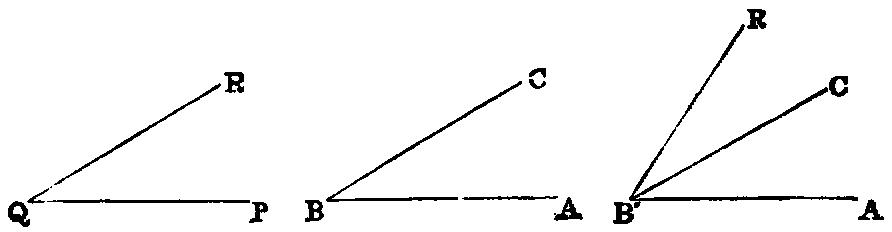
#> input picture .archive/images/elem.1.def.11.jpg, 892 x 232 px
$ python detect_graphics_cv.py ../../../../.archive/images/elem.1.def.11.jpg
#> lines starting #> are read from the running program, lines starting #| are printed output that depends on the picture; after the words box and inside, x2 and y2 are one past the last pixel; in counts of white or black regions, pixels touching at a corner belong together
"""Module for standalone OpenCV graphic detection testing."""

try:
    import cv2
except ImportError:
    cv2 = None
import json
import argparse
import numpy as np
from pathlib import Path
import os
from typing import Any, Dict
from PIL import Image
try:
    import scipy.ndimage
except ImportError:
    scipy = None

# Configuration
HEATH_DIR = Path("resources/heath")
PROPOSITIONS_DIR = HEATH_DIR / "propositions"
INDEX_PATH = HEATH_DIR / "volume_I/book_i/propositions/index.json"


# [109 lines left out: functions load_json, detect_graphic_scipy, not called in this run]


def detect_graphics_cv(image_path: Path, debug: bool = False) -> list[Dict[str, Any]]:
    """Detects all 2D graphics in an image using OpenCV, separating distinct diagrams and ignoring single-line words."""
#> called with debug = False
    if cv2 is None:
        res = detect_graphic_scipy(image_path, debug=debug)
        return [] if "error" in res else [res]

    img = cv2.imread(str(image_path))
#> img is the input picture: shape (232, 892, 3); min 0, max 255, mean 245.7
    if img is None:
        return []

    height, width = img.shape[:2]
#> height = 232; width = 892
    gray = cv2.cvtColor(img, cv2.COLOR_BGR2GRAY)
    _, binary = cv2.threshold(gray, 0, 255, cv2.THRESH_BINARY_INV + cv2.THRESH_OTSU)
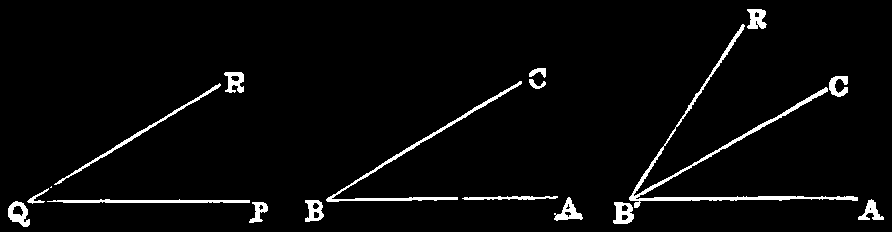
#> binary: shape (232, 892); 3.6% white; 18 white regions (1 under 20 px), largest, box (x1, y1, x2, y2) and area: (629, 24, 858, 208) 2198, (326, 81, 522, 202) 1086, (47, 199, 250, 203) 585

    num_labels, labels, stats, _ = cv2.connectedComponentsWithStats(
        binary, connectivity=8
    )
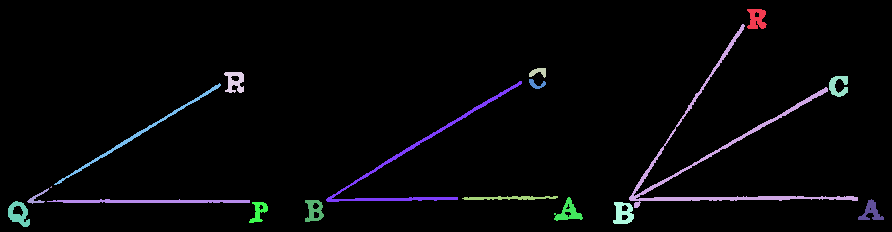
#> labels: shape (232, 892) int32; 19 distinct labels, from 0 to 18; one colour per label, 0 black
#> num_labels = 19; stats = 19 rows, first 6: [0, 0, 892, 232, 199556], [747, 9, 20, 20, 283], [629, 24, 229, 184, 2198], [529, 68, 17, 10, 100], [224, 72, 20, 21, 270], [829, 76, 19, 21, 242]

    MIN_GRAPHIC_DIM = 60
    MIN_CORE_HEIGHT = 38

    # Step A: Find 2D core graphic components (ignoring single-line words where h < 38)
    cores = []
    for i in range(1, num_labels):
        x = int(stats[i, cv2.CC_STAT_LEFT])
        y = int(stats[i, cv2.CC_STAT_TOP])
        w = int(stats[i, cv2.CC_STAT_WIDTH])
        h = int(stats[i, cv2.CC_STAT_HEIGHT])

        if h < MIN_CORE_HEIGHT:
            continue

        if w > MIN_GRAPHIC_DIM or h > MIN_GRAPHIC_DIM:
            cores.append([x, y, w, h, [i]])
#> this loop made 18 passes
#> (x, y, w, h) on passes 1 to 12: (747, 9, 20, 20), (629, 24, 229, 184), (529, 68, 17, 10), (224, 72, 20, 21), (829, 76, 19, 21), (529, 79, 17, 10), (326, 81, 196, 121), (54, 83, 167, 102), (50, 186, 2, 2), (27, 188, 22, 16), (462, 196, 96, 4), (554, 197, 29, 24)
#> after the loop, cores = [[629, 24, 229, 184, [2]], [326, 81, 196, 121, [7]], [54, 83, 167, 102, [8]]]

    if not cores:
        return []

    # Step B: Merge cores that belong to the same diagram (overlapping vertically and close horizontally, or overlapping horizontally and very close vertically)
    merged = True
    while merged:
        merged = False
        for i in range(len(cores)):
            for j in range(i + 1, len(cores)):
                x1, y1, w1, h1, ids1 = cores[i]
                x2, y2, w2, h2, ids2 = cores[j]
                v_dist = max(0, max(y1, y2) - min(y1 + h1, y2 + h2))
                h_dist = max(0, max(x1, x2) - min(x1 + w1, x2 + w2))
                if (v_dist == 0 and h_dist < 85) or (h_dist == 0 and v_dist < 25):
                    nx = min(x1, x2)
                    ny = min(y1, y2)
                    nw = max(x1 + w1, x2 + w2) - nx
                    nh = max(y1 + h1, y2 + h2) - ny
                    cores[i] = [nx, ny, nw, nh, ids1 + ids2]
                    cores.pop(j)
                    merged = True
                    break
            if merged:
                break

    # Sort top-to-bottom, then left-to-right
    cores.sort(key=lambda c: (c[1], c[0]))

    LABEL_SEARCH_MARGIN = 25
    PADDING = 15
    results = []

    for cx, cy, cw, ch, cids in cores:
        sx = max(0, cx - LABEL_SEARCH_MARGIN)
        sy = max(0, cy - LABEL_SEARCH_MARGIN)
        sw = cw + 2 * LABEL_SEARCH_MARGIN
        sh = ch + 2 * LABEL_SEARCH_MARGIN

        mask = np.zeros_like(binary)
        for cid in cids:
            mask[labels == cid] = 255

        for i in range(1, num_labels):
            if i in cids:
                continue
            x = int(stats[i, cv2.CC_STAT_LEFT])
            y = int(stats[i, cv2.CC_STAT_TOP])
            w = int(stats[i, cv2.CC_STAT_WIDTH])
            h = int(stats[i, cv2.CC_STAT_HEIGHT])

            if w > 100 and h < 40:
                continue
            if w > 35 and 6 < h < 30:
                continue

            mx = x + w / 2
            my = y + h / 2
            if (sx <= mx <= sx + sw) and (sy <= my <= sy + sh):
                mask[labels == i] = 255

        points = cv2.findNonZero(mask)
        if points is None:
            continue
        gx, gy, gw, gh = cv2.boundingRect(points)
        gx = max(0, gx - PADDING)
        gy = max(0, gy - PADDING)
        gw = min(width - gx, gw + 2 * PADDING)
        gh = min(height - gy, gh + 2 * PADDING)

        results.append({
            "x_offset": int(gx),
            "y_offset": int(gy),
            "crop_box": [int(gw), int(gh)],
        })
#> this loop made 3 passes
#> (cx, cy, cw, ch, cids, sx, sy, sw) on passes 1 to 3: (629, 24, 229, 184, [2], 604, 0, 279), (326, 81, 196, 121, [7], 301, 56, 246), (54, 83, 167, 102, [8], 29, 58, 217)
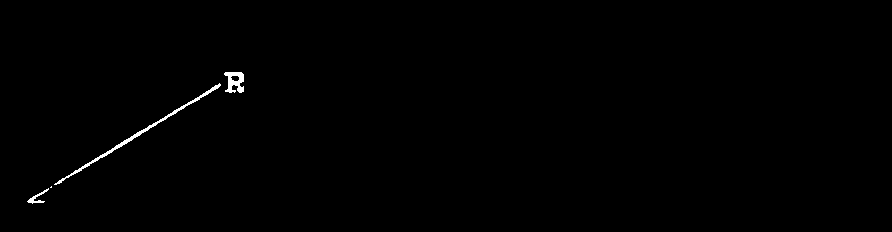
#> mask: shape (232, 892); 0.45% white; 4 white regions (1 under 20 px), largest, box (x1, y1, x2, y2) and area: (54, 83, 221, 185) 568, (224, 72, 244, 93) 270, (27, 188, 49, 204) 95
#> after the loop, results = 3 items

    return results


def detect_graphic_cv(image_path: Path, debug: bool = False) -> Dict[str, Any]:
    """Detects primary graphic in an image using OpenCV or SciPy fallback."""
    results = detect_graphics_cv(image_path, debug=debug)
#> results = 3 items
    if not results:
        return {"error": "No large graphic components found"}
    return results[0]


# [34 lines left out: function run_test, not called in this run]


def main() -> None:
    """CLI entry point."""
    parser = argparse.ArgumentParser(description="Detect graphic coordinates in an image.")
    parser.add_argument("image", nargs="?", type=str, help="Path to image file to scan")
    parser.add_argument("--test", action="store_true", help="Run ground truth test")
    args = parser.parse_args()

    if args.image:
        res = detect_graphic_cv(Path(args.image))
#> res = {'x_offset': 598, 'y_offset': 0, 'crop_box': [294, 232]}
        print(json.dumps(res, indent=2))
#| {
#|   "x_offset": 598,
#|   "y_offset": 0,
#|   "crop_box": [
#|     294,
#|     232
#|   ]
#| }
    else:
        run_test()


if __name__ == "__main__":
    main()

$ run again, on .archive/images/elem.1.prop.45.jpg
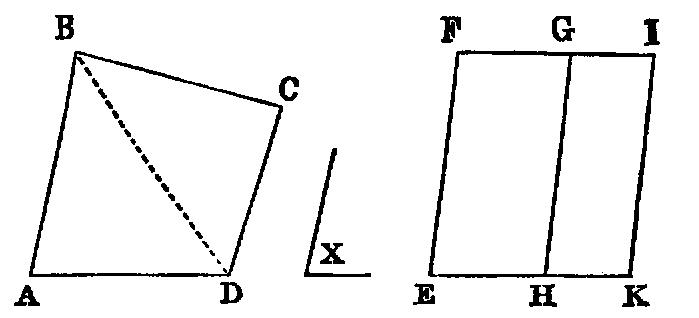
#> input picture .archive/images/elem.1.prop.45.jpg, 699 x 318 px
#> in detect_graphics_cv, img is the input picture: shape (318, 699, 3); min 0, max 255, mean 241
#> in detect_graphics_cv, `_, binary = cv2.threshold(gray, 0, 255, cv2.THRESH_BINARY_INV + cv2.TH..`:
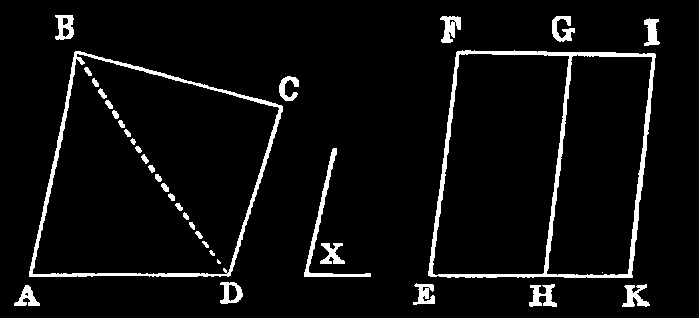
#> binary: shape (318, 699); 5.4% white; 36 white regions (2 under 20 px), largest, box (x1, y1, x2, y2) and area: (428, 50, 656, 278) 4273, (29, 51, 283, 277) 2952, (304, 148, 371, 277) 790
#> in detect_graphics_cv, `num_labels, labels, stats, _ = cv2.connectedComponentsWithStats( binar..`:
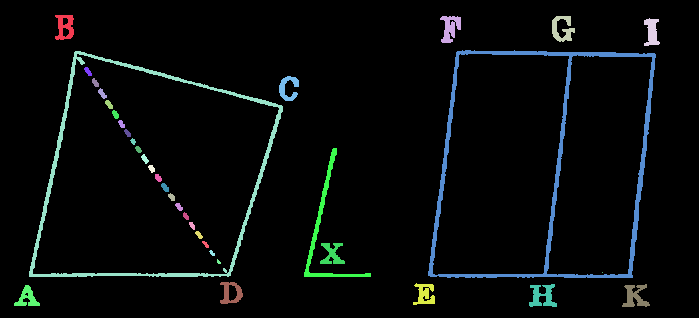
#> labels: shape (318, 699) int32; 37 distinct labels, from 0 to 36; one colour per label, 0 black
#> num_labels = 37; stats = 37 rows, first 6: [0, 0, 699, 318, 210193], [55, 15, 19, 25, 307], [440, 16, 21, 27, 341], [552, 16, 23, 26, 320], [644, 18, 16, 28, 281], [29, 51, 254, 226, 2952]
#> the loop in detect_graphics_cv, `for i in range(1, num_labels):` made 36 passes
#> (x, y, w, h) on passes 1 to 8: (55, 15, 19, 25), (440, 16, 21, 27), (552, 16, 23, 26), (644, 18, 16, 28), (29, 51, 254, 226), (428, 50, 228, 228), (84, 67, 8, 9), (279, 76, 20, 25)
#> after the loop in detect_graphics_cv, `for i in range(1, num_labels):`: cores = [[29, 51, 254, 226, [5]], [428, 50, 228, 228, [6]], [304, 148, 67, 129, [17]]]
#> after the loop in detect_graphics_cv, `while merged:`: cores = [[29, 50, 627, 228, [5, 17, 6]]]
#> the loop in detect_graphics_cv, `for cx, cy, cw, ch, cids in cores:` made 1 pass
#> (cx, cy, cw, ch, cids, sx, sy, sw) on pass 1: (29, 50, 627, 228, [5, 17, 6], 4, 25, 677)
#> after the loop in detect_graphics_cv, `for cx, cy, cw, ch, cids in cores:`: results = 1 item
#> res = {'x_offset': 0, 'y_offset': 0, 'crop_box': [676, 318]}
#| {
#|   "x_offset": 0,
#|   "y_offset": 0,
#|   "crop_box": [
#|     676,
#|     318
#> (further printed lines are left out)

$ run again, on .archive/images/elem.1.prop.46.jpg
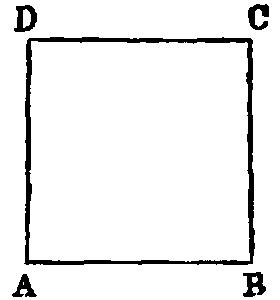
#> input picture .archive/images/elem.1.prop.46.jpg, 280 x 300 px
#> in detect_graphics_cv, img is the input picture: shape (300, 280, 3); min 0, max 255, mean 238.9
#> in detect_graphics_cv, `_, binary = cv2.threshold(gray, 0, 255, cv2.THRESH_BINARY_INV + cv2.TH..`:
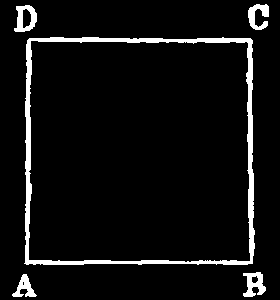
#> binary: shape (300, 280); 6.3% white; 5 white regions, box (x1, y1, x2, y2) and area: (24, 37, 255, 265) 4003, (14, 5, 37, 32) 350, (243, 272, 266, 297) 339, (248, 4, 269, 30) 318, (12, 274, 37, 297) 264
#> in detect_graphics_cv, `num_labels, labels, stats, _ = cv2.connectedComponentsWithStats( binar..`:
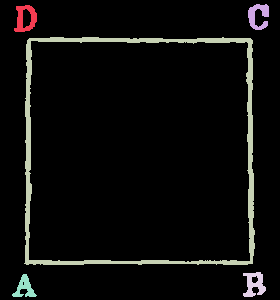
#> labels: shape (300, 280) int32; 6 distinct labels, from 0 to 5; one colour per label, 0 black
#> num_labels = 6; stats = [[0, 0, 280, 300, 78726], [14, 5, 23, 27, 350], [248, 4, 21, 26, 318], [24, 37, 231, 228, 4003], [243, 272, 23, 25, 339], [12, 274, 25, 23, 264]]
#> the loop in detect_graphics_cv, `for i in range(1, num_labels):` made 5 passes
#> (x, y, w, h) on passes 1 to 5: (14, 5, 23, 27), (248, 4, 21, 26), (24, 37, 231, 228), (243, 272, 23, 25), (12, 274, 25, 23)
#> after the loop in detect_graphics_cv, `for i in range(1, num_labels):`: cores = [[24, 37, 231, 228, [3]]]
#> the loop in detect_graphics_cv, `for cx, cy, cw, ch, cids in cores:` made 1 pass
#> (cx, cy, cw, ch, cids, sx, sy, sw) on pass 1: (24, 37, 231, 228, [3], 0, 12, 281)
#> after the loop in detect_graphics_cv, `for cx, cy, cw, ch, cids in cores:`: results = 1 item
#> res = {'x_offset': 0, 'y_offset': 0, 'crop_box': [280, 300]}
#| {
#|   "x_offset": 0,
#|   "y_offset": 0,
#|   "crop_box": [
#|     280,
#|     300
#> (further printed lines are left out)

$ run again, on .archive/images/elem.11.prop.7.jpg
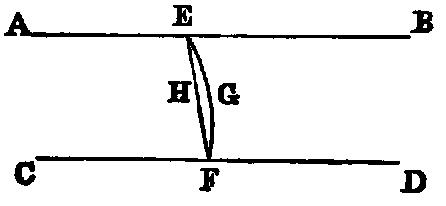
#> input picture .archive/images/elem.11.prop.7.jpg, 446 x 206 px
#> in detect_graphics_cv, img is the input picture: shape (206, 446, 3); min 0, max 255, mean 237.2
#> in detect_graphics_cv, `_, binary = cv2.threshold(gray, 0, 255, cv2.THRESH_BINARY_INV + cv2.TH..`:
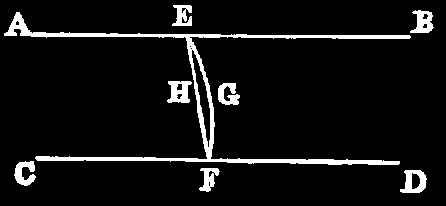
#> binary: shape (206, 446); 6.9% white; 8 white regions, largest, box (x1, y1, x2, y2) and area: (4, 12, 411, 165) 4122, (167, 81, 192, 103) 368, (400, 170, 427, 193) 365
#> in detect_graphics_cv, `num_labels, labels, stats, _ = cv2.connectedComponentsWithStats( binar..`:
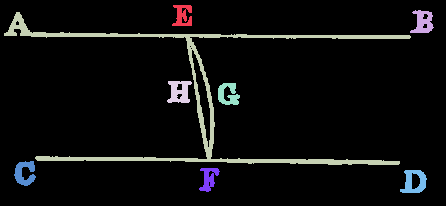
#> labels: shape (206, 446) int32; 9 distinct labels, from 0 to 8; one colour per label, 0 black
#> num_labels = 9; stats = [[0, 0, 446, 206, 85498], [172, 5, 20, 21, 279], [410, 10, 24, 23, 336], [4, 12, 407, 153, 4122], [167, 81, 25, 22, 368], [218, 83, 22, 22, 311], [14, 161, 22, 25, 328], [199, 168, 21, 24, 269], [400, 170, 27, 23, 365]]
#> the loop in detect_graphics_cv, `for i in range(1, num_labels):` made 8 passes
#> (x, y, w, h) on passes 1 to 8: (172, 5, 20, 21), (410, 10, 24, 23), (4, 12, 407, 153), (167, 81, 25, 22), (218, 83, 22, 22), (14, 161, 22, 25), (199, 168, 21, 24), (400, 170, 27, 23)
#> after the loop in detect_graphics_cv, `for i in range(1, num_labels):`: cores = [[4, 12, 407, 153, [3]]]
#> the loop in detect_graphics_cv, `for cx, cy, cw, ch, cids in cores:` made 1 pass
#> (cx, cy, cw, ch, cids, sx, sy, sw) on pass 1: (4, 12, 407, 153, [3], 0, 0, 457)
#> after the loop in detect_graphics_cv, `for cx, cy, cw, ch, cids in cores:`: results = 1 item
#> res = {'x_offset': 0, 'y_offset': 0, 'crop_box': [446, 206]}
#| {
#|   "x_offset": 0,
#|   "y_offset": 0,
#|   "crop_box": [
#|     446,
#|     206
#> (further printed lines are left out)
